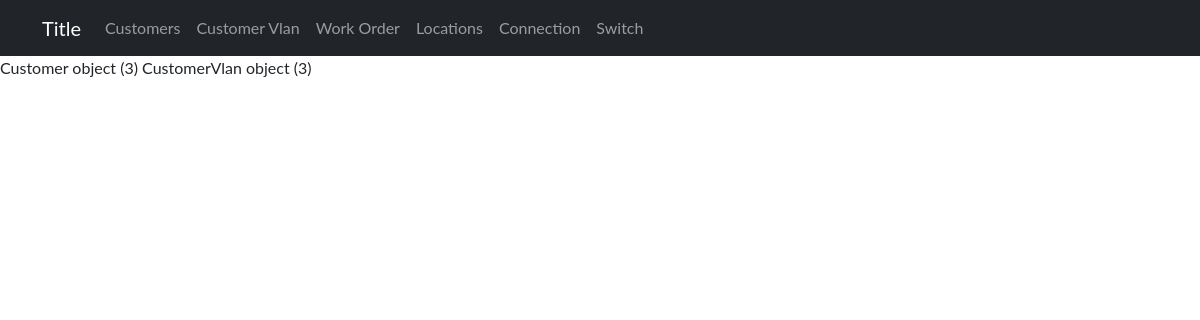
The app's page /devices/workorder/8 with its own data.
### sitadevices/models.py (models this page shows)
class WorkOrder(models.Model):
        company_id = models.ForeignKey(Customer, on_delete=models.CASCADE)
        vlan_number = models.ForeignKey(CustomerVlan, on_delete=models.CASCADE)
        submitted_date_time = models.DateTimeField(default=timezone.now)

class Customer(models.Model):
    company_name = models.CharField(max_length=255)
    contact_person = models.CharField(max_length=255)
    email = models.EmailField()
    phone = models.IntegerField()
    active = models.CharField(choices=yesno, max_length=200)
    submitted_date_time = models.DateTimeField(default=timezone.now)

class CustomerVlan(models.Model):
    custumor = models.ForeignKey(Customer, on_delete=models.CASCADE)
    vlan_number = models.IntegerField()
    usage = models.CharField(choices=usages, max_length=200)
    config_date = models.DateTimeField()
    vlan_description = models.TextField()
    ip_config = models.CharField(choices=ip, max_length=200)
    dhcp_ip_range = models.CharField(max_length=50)
    lan_ip_range = models.CharField(max_length=50)
    lan_subnet_mask = models.CharField(max_length=50)
    wan_public_ip = models.CharField(max_length=50)
    wan_subnet_mask = models.CharField(max_length=50)
    bandwidth = models.IntegerField()
    additional_config = models.TextField()
    remark = models.TextField()
    disconnection_date = models.DateField(null=True, blank=True)
    submitted_date_time = models.DateTimeField(default=timezone.now)

### sitadevices/views.py (the view)
# urls.py: path('workorder/<int:workorder_id>', WorkOrderInd, name='workorderind'),
def WorkOrderInd(request, workorder_id):
    workorder = WorkOrder.objects.filter(id = workorder_id)
    dic = {
        'workorder': workorder,
    }
    return render(request, 'admin/WorkOrder/indworkorder.html', {'dic': dic})

### sitadevices/templates/admin/WorkOrder/indworkorder.html
{% extends 'admin/base1.html' %}
{% block content %}
{% for workorder in dic.workorder %}
    {{workorder.company_id}}
    {{workorder.vlan_number}}
{% endfor %}
{% endblock  %}

### sitadevices/templates/admin/base1.html (style rules this page uses)
body { font-family: "Lato", sans-serif; }

### records on screen
WorkOrder: company_id "Customer object (3)", vlan_number "CustomerVlan object (3)"
